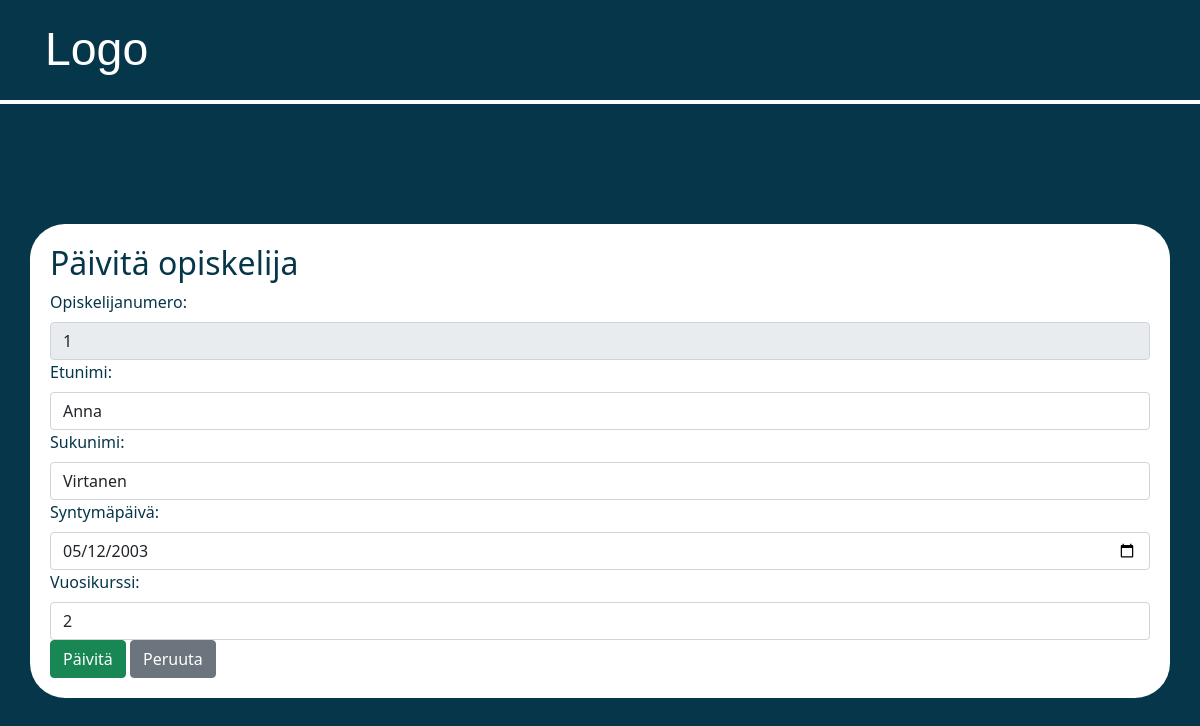
Screenshot of /Koodi/update.php?table=opiskelijat&id=1 with the database file from the repository.
### tables this page shows
CREATE TABLE `opiskelijat` (
  `Opiskelijanumero` int(11) NOT NULL,
  `Etunimi` varchar(20) NOT NULL,
  `Sukunimi` varchar(20) NOT NULL,
  `Syntymapaiva` date NOT NULL,
  `Vuosikurssi` int(11) NOT NULL
);

### Koodi/update.php (the view, shortened to what this page needs)
<?php
include("yhteys.php");
$id = $_GET['id'] ?? '';
$sql = "SELECT * FROM opiskelijat WHERE Opiskelijanumero = ?";
$stmt = $yhteys->prepare($sql);
$stmt->execute([$id]);
$student = $stmt->fetch(PDO::FETCH_ASSOC);
?>
<!DOCTYPE html>
<html>
<head>
    <link href="https://cdn.jsdelivr.net/npm/bootstrap@5.1.3/dist/css/bootstrap.min.css" rel="stylesheet">
    <link rel="stylesheet" href="styles1.css">
</head>
<body>
    <div class="header">
        <a href="index.php" class="logo">Logo</a>
    </div>
    <div class="container">
        <h2>Päivitä opiskelija</h2>
        <form method="POST">
            <div>
                <label class="form-label">Opiskelijanumero:</label>
                <input type="text" class="form-control" value="<?= $student['Opiskelijanumero'] ?>" readonly>
            </div>
            <div>
                <label class="form-label">Etunimi:</label>
                <input type="text" name="etunimi" class="form-control" value="<?= htmlspecialchars($student['Etunimi']) ?>" required>
            </div>
            <div>
                <label class="form-label">Sukunimi:</label>
                <input type="text" name="sukunimi" class="form-control" value="<?= htmlspecialchars($student['Sukunimi']) ?>" required>
            </div>
            <div>
                <label class="form-label">Syntymäpäivä:</label>
                <input type="date" name="syntymapaiva" class="form-control" value="<?= $student['Syntymapaiva'] ?>" required>
            </div>
            <div>
                <label class="form-label">Vuosikurssi:</label>
                <input type="number" name="vuosikurssi" class="form-control" value="<?= $student['Vuosikurssi'] ?>" required>
            </div>
            <button type="submit" class="btn btn-success">Päivitä</button>
            <a href="tiedot.php" class="btn btn-secondary">Peruuta</a>
        </form>
    </div>
</body>
</html>

### Koodi/styles1.css (style rules this page uses)
html, body { margin: 0; padding: 0; width: 100%; display: flex; flex-direction: column; background-color: rgb(5, 54, 73); }
.header { display: flex; justify-content: space-between; align-items: center; padding: 15px; background-color: rgb(5, 54, 73); border-bottom: 0.3rem solid white; }
.header a { padding: 10px 15px; transition: all 0.3s ease; }
.header a { margin: 0; color: white; text-decoration: none; font-size: 1.3rem; font-family: 'Gill Sans', 'Gill Sans MT', Calibri, 'Trebuchet MS', sans-serif; transition: all 0.3s ease; }
.header .logo { align-items: center; padding: 0; text-align: left; color: white; margin-left: 30px; text-decoration: none; font-size: 2.9rem; }
.container { padding: 20px; align-items: center; color: rgb(5, 54, 73); background-color: white; border-radius: 35px; margin-top: 10%; }

### rows the page displays
opiskelijat: Opiskelijanumero "1", etunimi "Anna", sukunimi "Virtanen", syntymapaiva "05/12/2003", vuosikurssi "2"
